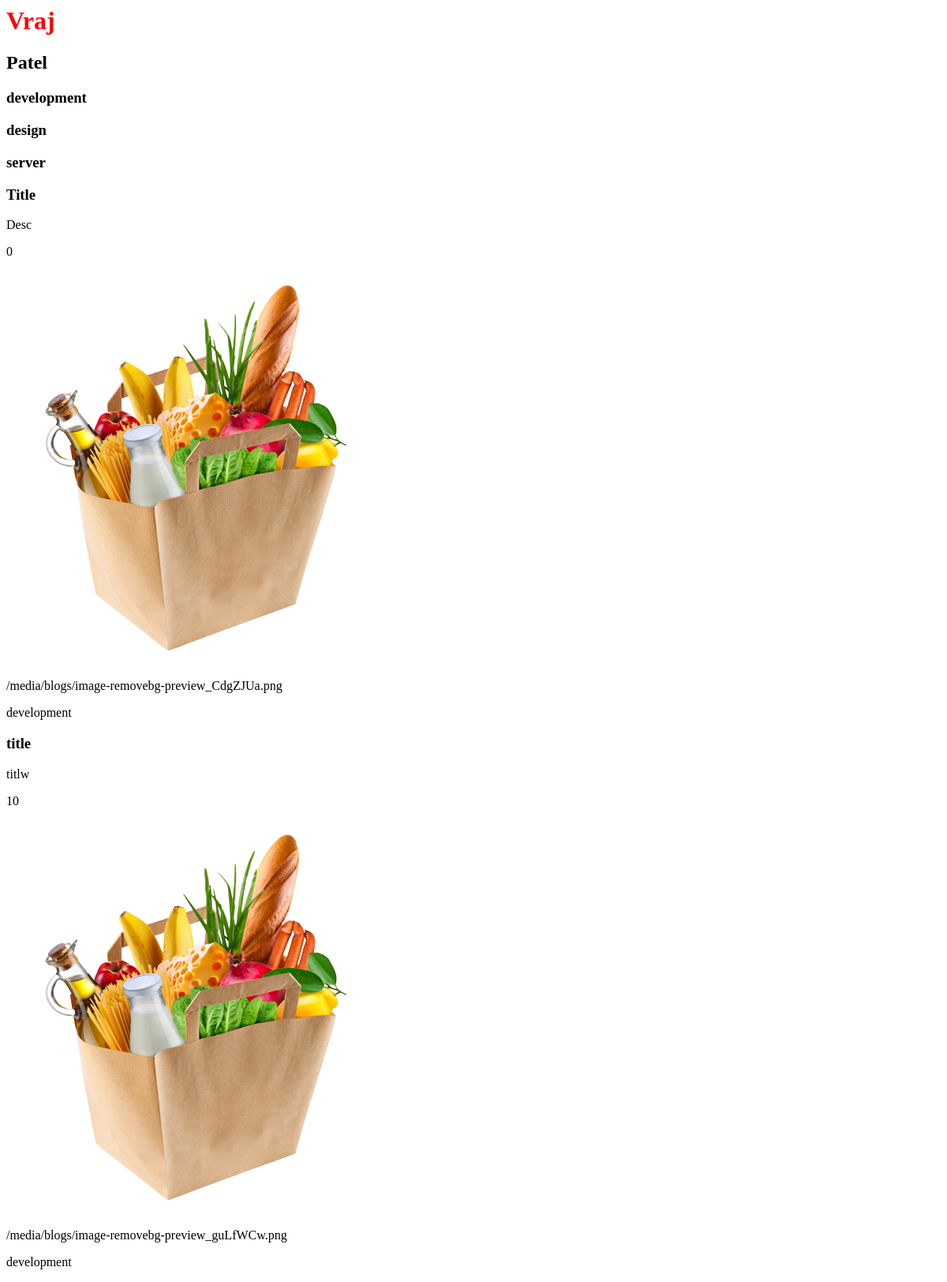
Page /blogs/ on the earlier database version.
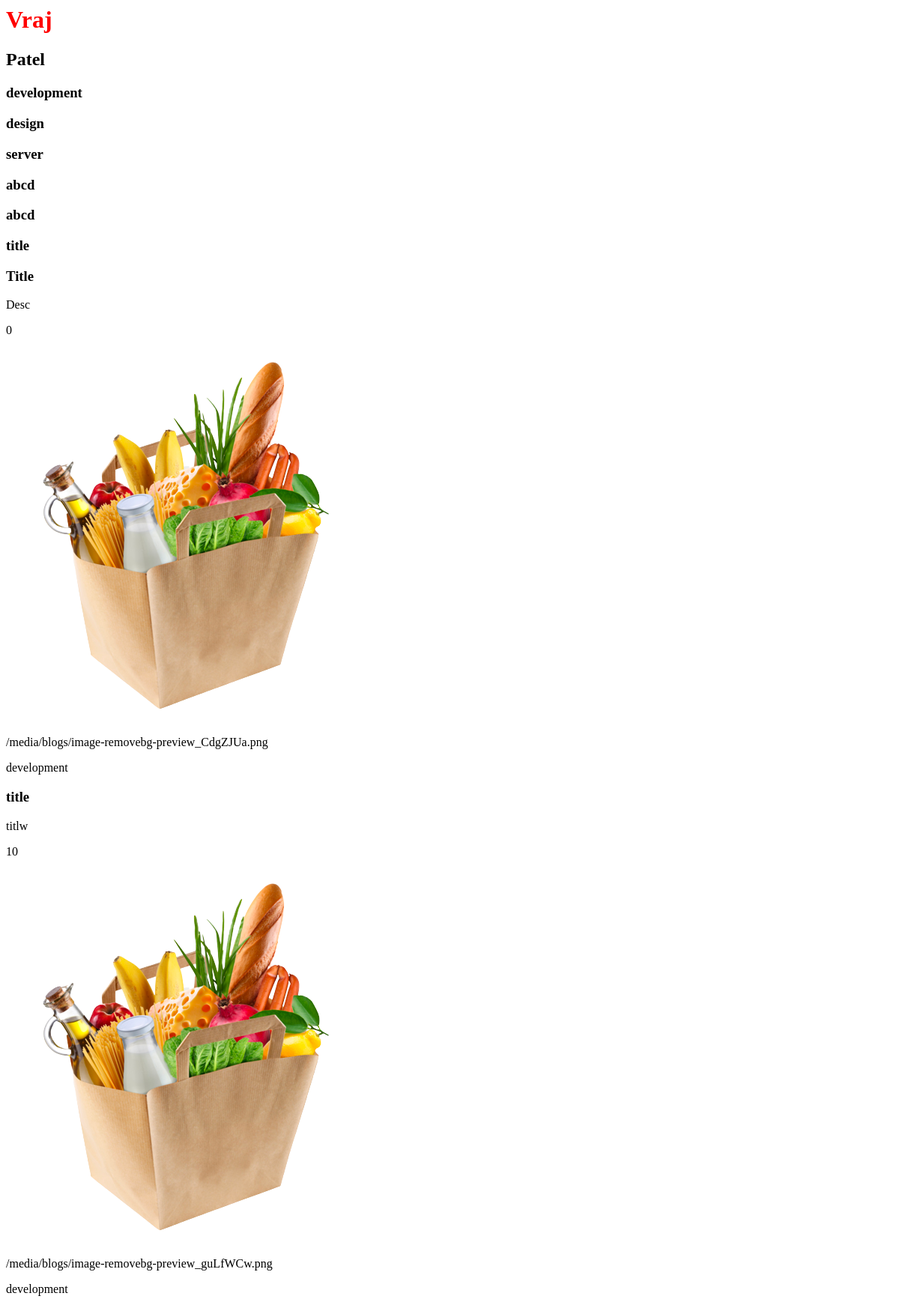
Same page on the later database version.
### blogs/models.py (models this page shows, shortened)
class Category(models.Model):
    name = models.CharField(max_length=20)

class BlogModel(models.Model):
    title = models.CharField(max_length=20,)
    description = models.TextField()
    ratings = models.IntegerField(default=0)
    image = models.ImageField(upload_to='blogs')
    category = models.ForeignKey('Category',on_delete=models.CASCADE)
    appuser = models.OneToOneField('AppUser',on_delete=models.CASCADE)

### blogs/views.py (the view)
# urls.py: path('',getBlogs,name="Index"),
def getBlogs(request):
    blogs = BlogModel.objects.all()
    categories = Category.objects.all()
    print(len(blogs))
    context = {
        "name":"Vraj",
        "surname":"Patel",
        "blogs":blogs,
        "categories":categories
    }
    return render(request=request, template_name="blogs.html",context=context)

### templates/blogs.html (shortened to what this page needs)
{% extends 'base.html' %}
{% block content %}
<h1>{{name}}</h1>
<h2>{{surname}}</h2>
{% for category in categories %}
<h3>{{category.name}}</h3>
{% endfor %}
{% for blog in blogs %}
<h3>{{blog.title}}</h3>
<p>{{blog.description}}</p>
<p>{{blog.ratings}}</p>
<img src='{{blog.image.url}}' />
<p>{{blog.image.url}}</p>
<p>{{blog.category.name}}</p>
{% endfor %}
{% endblock content %}

### templates/base.html (shortened to what this page needs)
{% load static %}
<html>
    <head>
        <link rel="stylesheet" type='text/css' href="{% static 'style.css' %}?{% now "U" %}" />
    </head>
    <body>
        {% block content %}{% endblock content %}
    </body>
</html>

### static/style.css (style rules this page uses)
h1 { color: red; }

Differences in the rows shown:
added Category: name "abcd"
added Category: name "abcd"
added Category: name "title"
